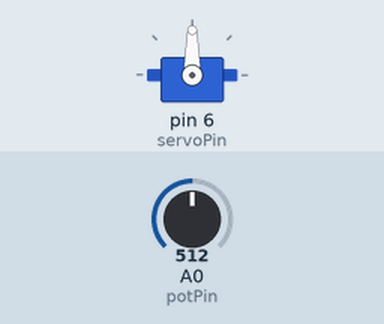
Bench run of a sketch on a simulated Arduino Uno, built with avr-gcc and run on an emulated ATmega328P. Parts: servo. The inputs (shaded band) are chosen by the test bench; at power-on: A0 (potPin) = 512.

Above: at 1.2 s.
1.3 s: A0 (potPin) set to 716
At 2.0 s:
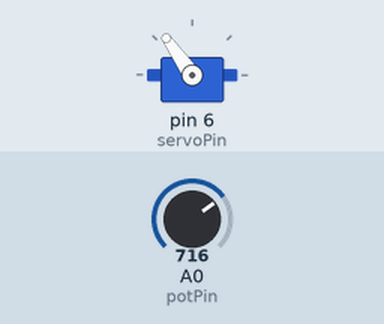
2.8 s: A0 (potPin) set to 900
At 3.2 s:
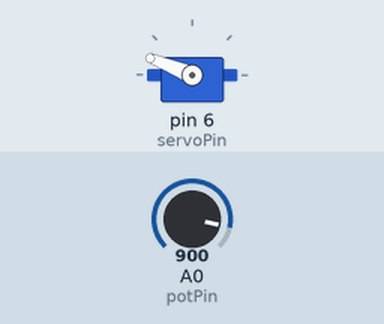
4.3 s: A0 (potPin) set to 1023
At 5.5 s:
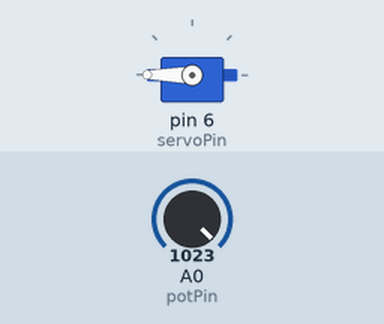
5.8 s: A0 (potPin) set to 306
At 6.7 s:
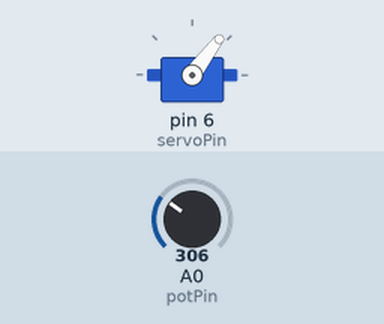
7.3 s: A0 (potPin) set to 122
At 7.9 s:
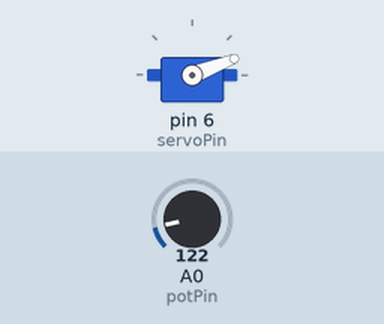
Timing chart, 0 to 9.8 s (numbered marks = the images above; inputs shaded):
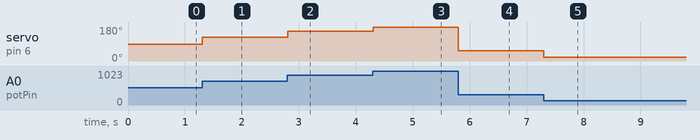

Measured:
- after the input at 1.3 s, servo on pin 6 (servoPin): 90° → 125° at once
- after the input at 2.8 s, servo on pin 6 (servoPin): 125° → 158° at once
- after the input at 4.3 s, servo on pin 6 (servoPin): 158° → 180° at once
- after the input at 5.8 s, servo on pin 6 (servoPin): 180° → 53° at once
- after the input at 7.3 s, servo on pin 6 (servoPin): 53° → 21° at once

The sketch:

stm32_arduino_servo.ino
```cpp
#include <Servo.h>

Servo Servo1;
int servoPin = 6;
int potPin = A0;

void setup() {
  // put your setup code here, to run once:
  Servo1.attach(servoPin);

}

void loop() {
  // put your main code here, to run repeatedly:
  int reading = analogRead(potPin);
  int angle = map(reading,0,1023,0,180);
  Servo1.write(angle);
  delay(5);
}
```
